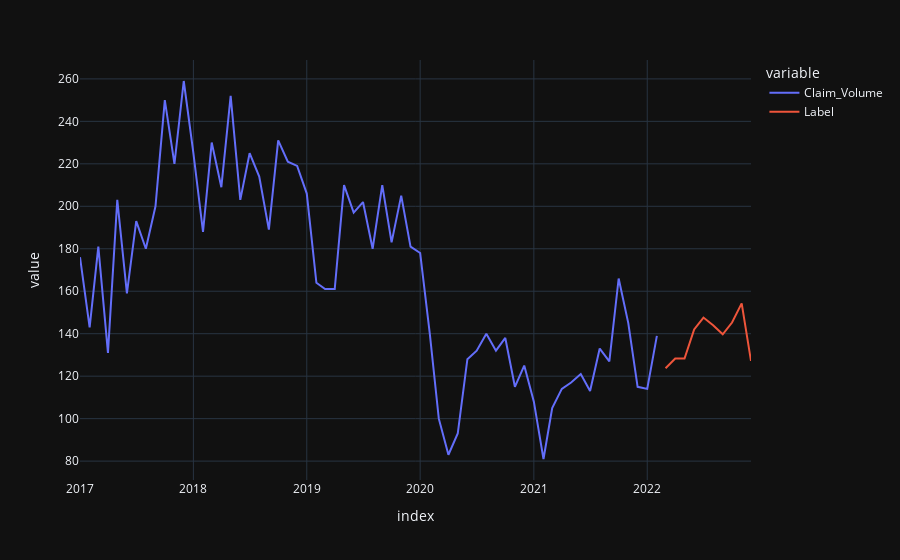

The notebook cell this image was saved under:
### Code cell
concat_df2 = pd.concat([data[(data['Series'] <= end_date_series_point)],predictions_future], axis=0)
concat_df_i2 = pd.date_range(start='2017-1-1', end = '2022-12-01', freq = 'MS') #'2017-01-01'
concat_df2.set_index(concat_df_i2, inplace=True)

fig = px.line(concat_df2, x=concat_df2.index, y=["Claim_Volume", "Label"], template = 'plotly_dark')
fig.show()
fig.write_image('./viz_selection/%s/add_historical_%s.png' %(sheetname,model_final_pick))
